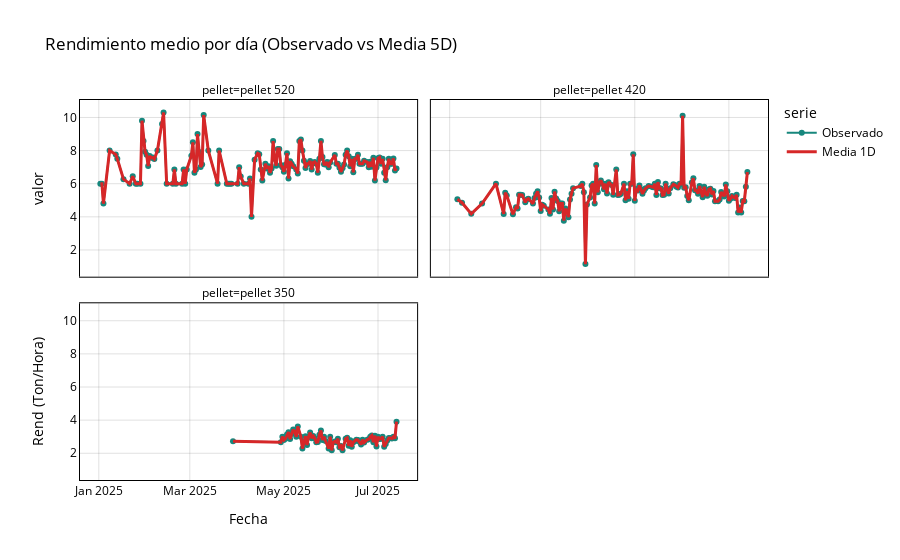

This figure's notebook cell:
### Code cell
fig = facet_line_with_rolling(
    df=summary_pel_date,
    pellets=['pellet 520', 'pellet 420', 'pellet 350'],
    metric='rendimiento_medio',
    window='1D',
    title='Rendimiento medio por día (Observado vs Media 5D)',
    ncols=2,  # 1x3
    yaxis_title='Rend (Ton/Hora)'
)
fig.show()
s3.save_plotly_html(fig, "pdi_by_date_pellet.html")
